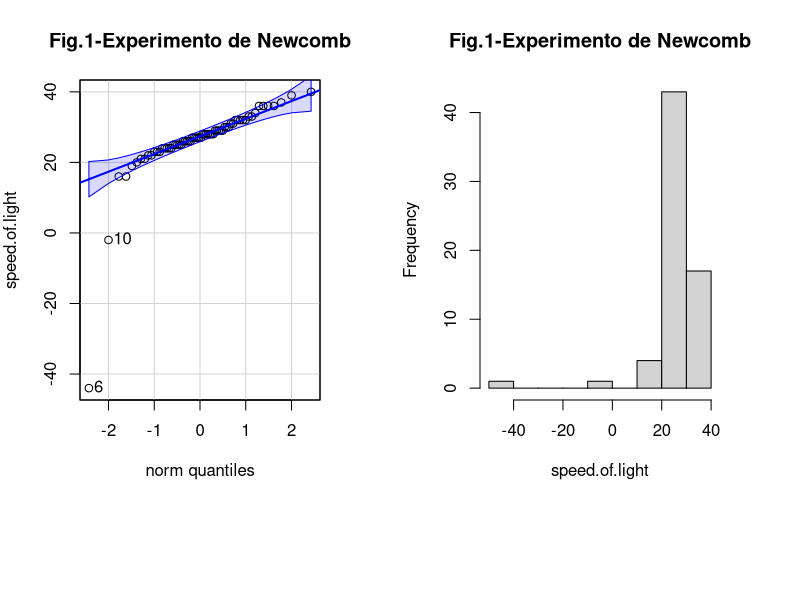
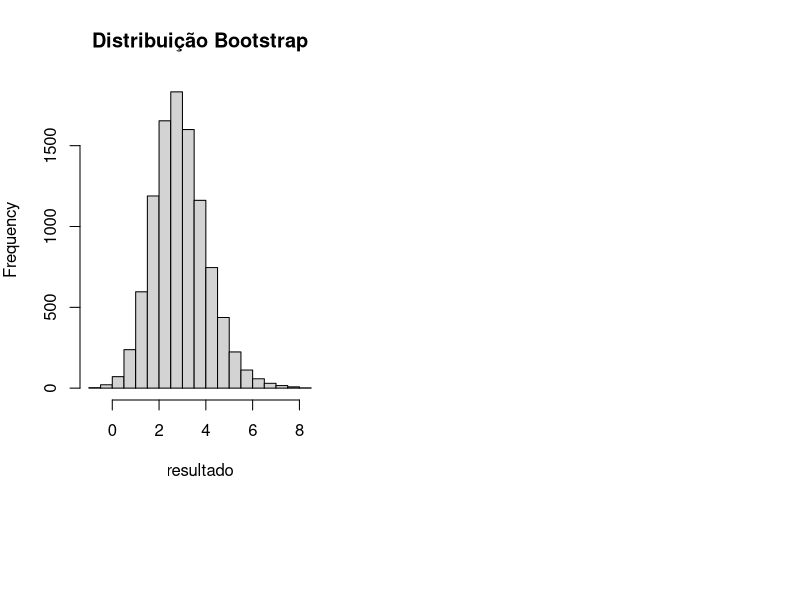
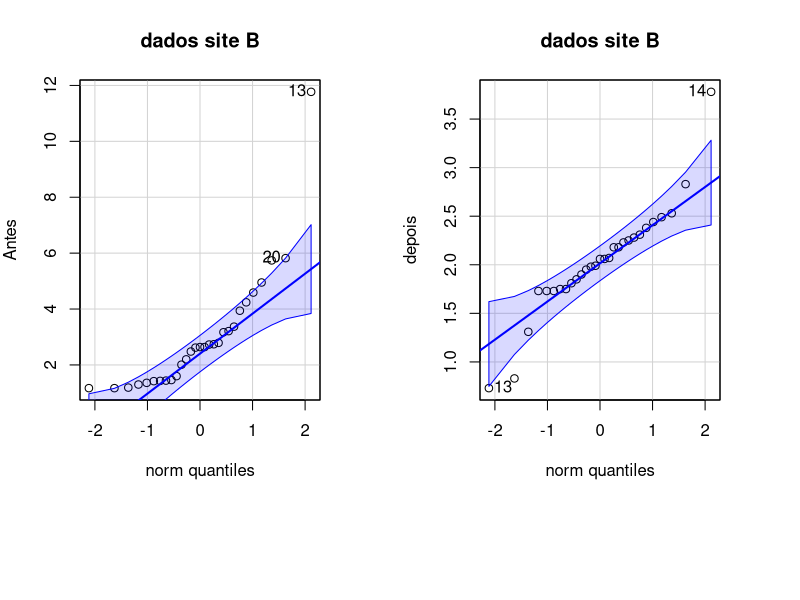
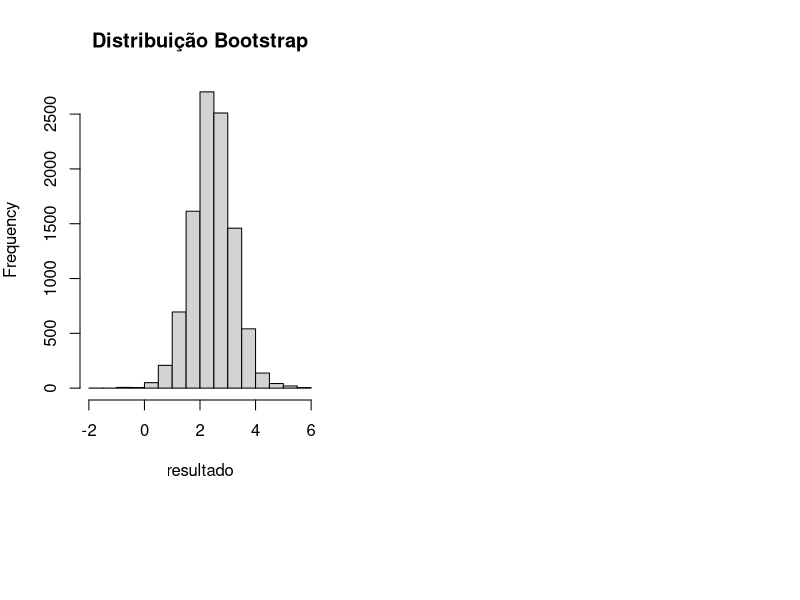

These charts were generated, in order, by the following R code:
## ---- chunk 1
  if (!require(readr, quietly = TRUE)){
    install.packages("readr")
  }
  if (!require(car, quietly = TRUE)){
    install.packages("car")
  }
  if (!require(lmtest, quietly = TRUE)){
    install.packages("lmtest")
  }
  if (!require(boot, quietly = TRUE)){
    install.packages("boot")
  }

library(car)

library(lmtest)

library(boot)

## ---- chunk 2
speed.of.light<-c(28, 26, 33, 24, 34, -44, 
27, 16, 40, -2, 29, 22, 24, 21, 25, 30, 23, 29, 31, 19,
24, 20, 36, 32, 36, 28, 25, 21, 28, 29,
37, 25, 28, 26, 30, 32, 36, 26, 30, 22,
36, 23, 27, 27, 28, 27, 31, 27, 26, 33,
26, 32, 32, 24, 39, 28, 24, 25, 32, 25,
29, 27, 28, 29, 16, 23) 

par(mfrow=c(1,2), mai=.8*c(2.5,1,1,1))
qqPlot(speed.of.light, main = "Fig.1-Experimento de Newcomb")
hist(speed.of.light, main = "Fig.1-Experimento de Newcomb")
## ---- chunk 3
# COMPARAÇÃO DE TEMPERATURAS ANTES E APÓS APLICAÇÃO DE ANTITÉRMICO
dados = readr::read_csv('temperaturas.csv') # carrega dados
n = dim(dados)[1]
miD = 0
difObs = dados$antes - dados$depois 
mediaObs = mean(difObs)
varObs = sum((difObs - mediaObs)^2)/(n-1)
tObs = (mediaObs - miD)/(sqrt(varObs/n))
# BOOSTRAP - realiza o teste t pareado para as B amostras de boostrap
B = 10000
resultado = matrix(NA,1,B)
for(i in 1:B){
  amostraA = sample(dados$antes,n,replace = TRUE) # amostragem boostrap
  amostraB = sample(dados$depois,n,replace = TRUE) # amostragem boostrap
  diferenca = amostraA - amostraB 
  mediaD = mean(diferenca) 
  varD = sum((diferenca - mediaD)^2)/(n-1)
  # Calculo da estattistica T sob H0
  resultado[i] = (mediaD - miD)/(sqrt(varD/n)) 
}
#resultado
hist(resultado, main="Distribuição Bootstrap")
# Media Observada
paste("Média Observada", round(mediaObs,digits=5), sep = " : ")
# Calcula p-valor (sob H0) para o teste unilateral
sob.H0 <- resultado - mean(resultado)
pvalorD = sum(sob.H0 > tObs)/B
paste("p-valor (sob H0)", round(pvalorD,digits=5), sep = " : ")
# Calcula pvalor empirico à direita segundo (Pires e Branco, 1996) 
pvalorD2 <- sum(mediaD > 0)/B
paste("p-valor empiriro",round(pvalorD2,digits=5), sep = " : ")
## IC para o teste bilateral à direita (superioridade)
alpha = 0.05
t_alpha = quantile(resultado,alpha)
ICD = mediaObs - t_alpha * sqrt(varObs/n)
print("Intervalo de confiança a 5%")
paste(round(ICD,digits=5),"infinito", sep = " ---> ")
## ---- chunk 4
### Teste parametrico
t.test(x = dados$antes, 
       y = dados$depois,
       alternative = "greater",
       paired=TRUE)
shapiro.test(dados$antes)
shapiro.test(dados$depois)
## ---- chunk 5
# EFICIENCIA EM UM SITE DE HOSPEDAGEM
dados = readr::read_csv('load.csv') # carrega dados do site B
# Validação de Premissas
par(mfrow=c(1,2), mai=.8*c(2.5,1,1,1))
qqPlot(dados$antes, main ="dados site B", ylab="Antes")
qqPlot(dados$depois, main="dados site B", ylab = "depois")
# Testes de normalidade
shapiro.test(dados$antes)
shapiro.test(dados$depois)
## ---- chunk 6
n = dim(dados)[1]
miD = 0
difObs = dados$antes - dados$depois 
mediaObs = mean(difObs)
varObs = sum((difObs - mediaObs)^2)/(n-1)
tObs = (mediaObs - miD)/(sqrt(varObs/n))
# BOOSTRAP - realiza o teste t pareado para as B amostras de boostrap
B = 10000
resultado = matrix(NA,1,B)
for(i in 1:B){
  amostraA = sample(dados$antes,n,replace = TRUE) # amostragem boostrap
  amostraB = sample(dados$depois,n,replace = TRUE) # amostragem boostrap
  diferenca = amostraA - amostraB 
  mediaD = mean(diferenca) 
  varD = sum((diferenca - mediaD)^2)/(n-1)
  # Calculo da estattistica T sob H0
  resultado[i] = (mediaD - miD)/(sqrt(varD/n)) 
}
## ---- chunk 7
#resultado
hist(resultado, main="Distribuição Bootstrap")
# Media Observada
paste("Média Observada", round(mediaObs,digits=5), sep = " : ")
# Calcula p-valor (sob H0) para o teste unilateral
sob.H0 <- resultado - mean(resultado)
pvalorD = sum(sob.H0 > tObs)/B
paste("p-valor (sob H0)", round(pvalorD,digits=5), sep = " : ")
## IC para o teste bilateral à direita (superioridade)
alpha = 0.05
t_alpha = quantile(resultado,alpha)
ICD = mediaObs - t_alpha * sqrt(varObs/n)
print("Intervalo de confiança a 95%")
paste(round(ICD,digits=5),"infinito", sep = " ---> ")
